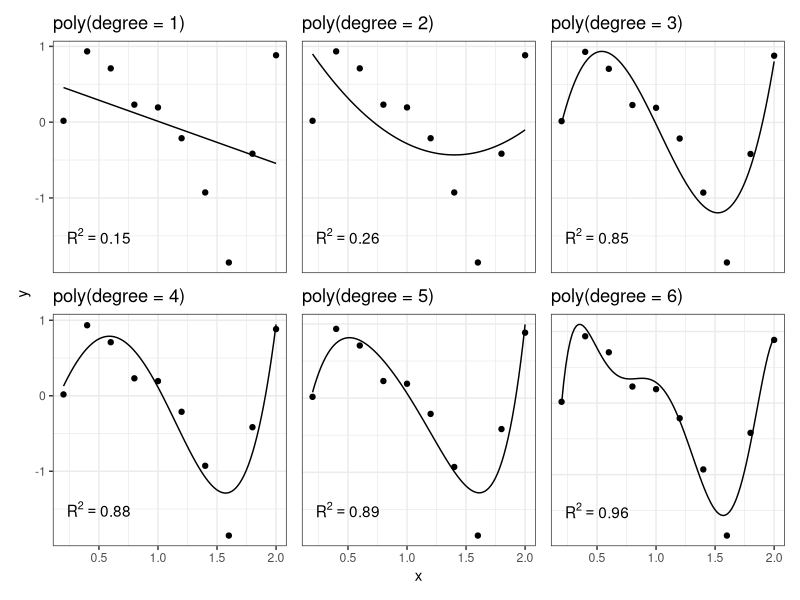
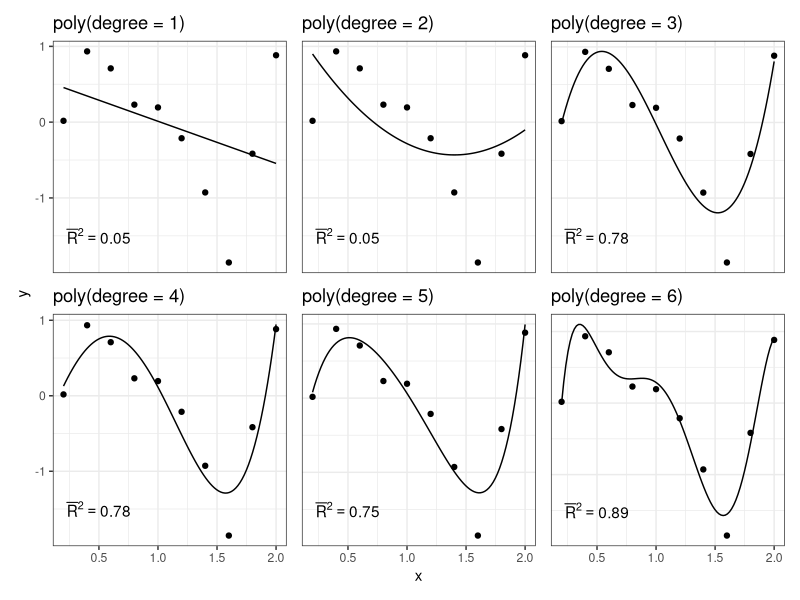
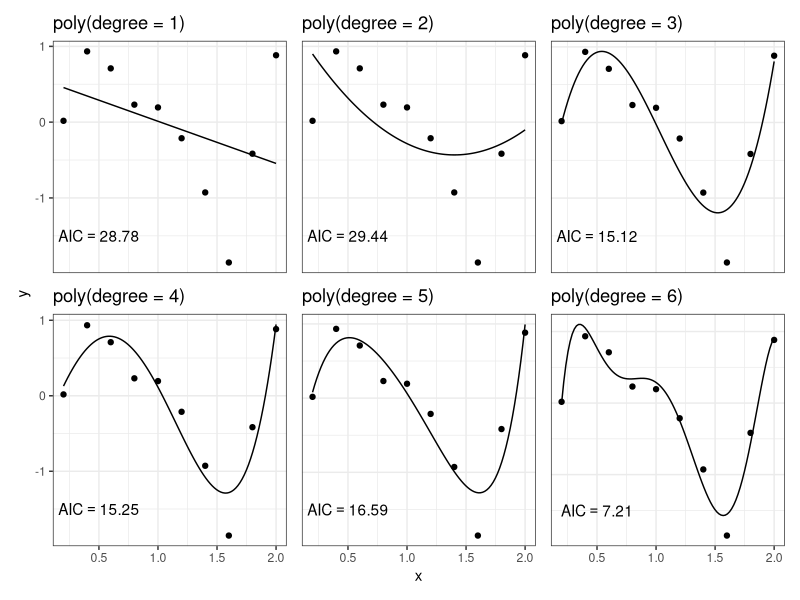
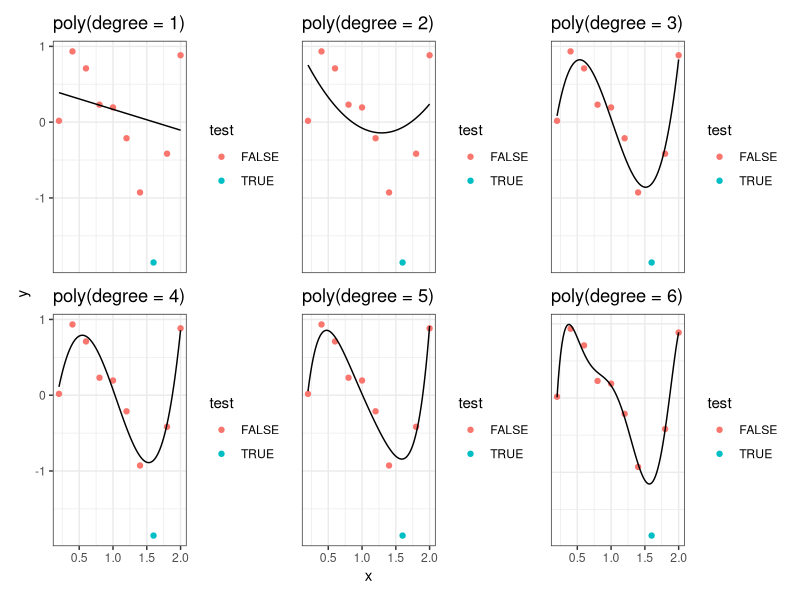
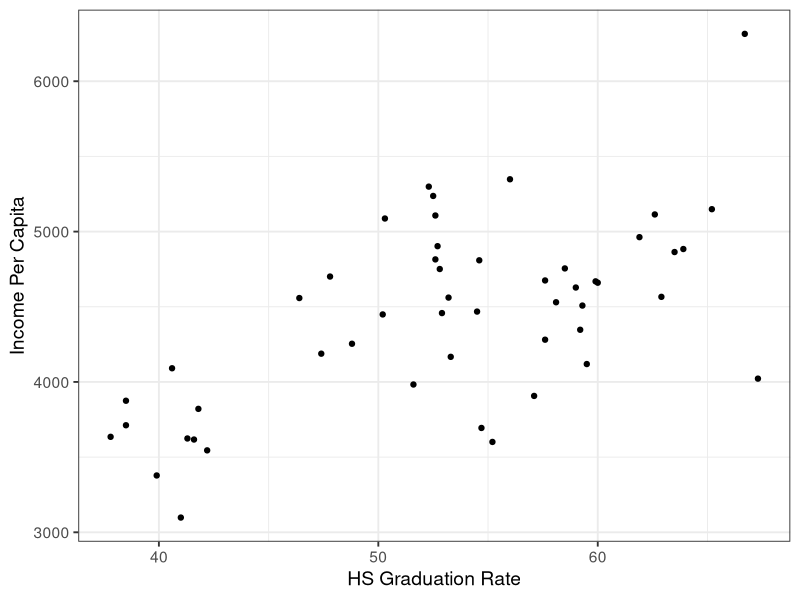
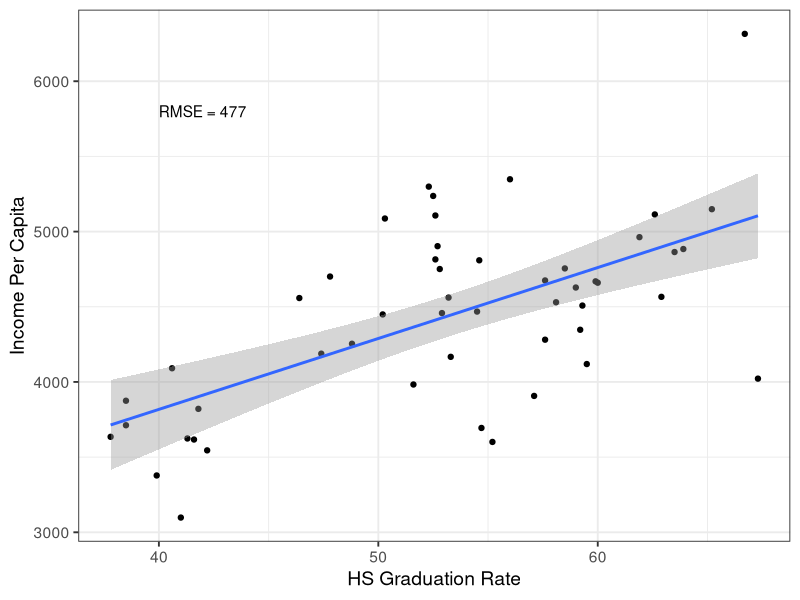
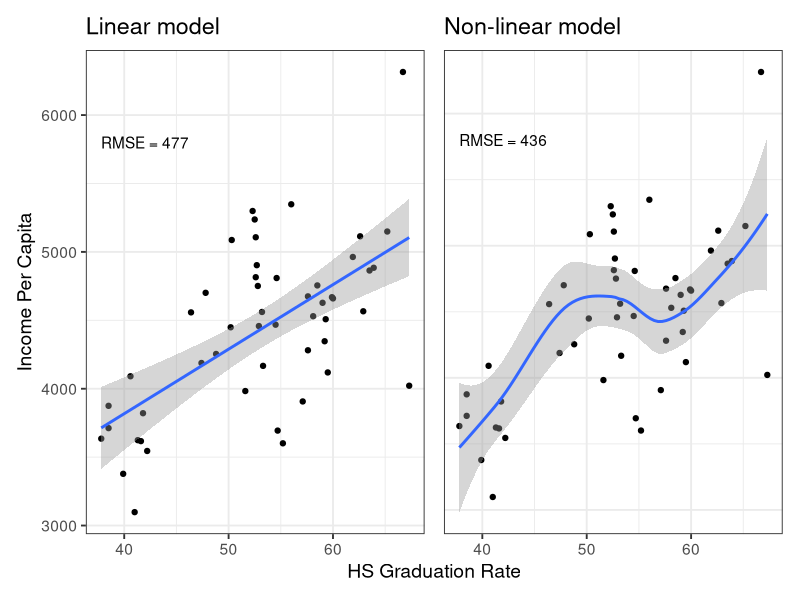

These charts were generated, in order, by the following R code:
## ---- chunk 1
#| echo: false

set.seed(20251027)

library(tibble)
library(dplyr)
library(ggplot2)
library(patchwork)
library(polynom)
library(purrr)
library(glue)

## ---- chunk 2
#| cache: true

f <- function(x) x * (x-1) * (x-2)
x <- (1:10)/5

simdata <- tibble(x = x, y = f(x) + rnorm(10))

lms <- map(1:6, \(order) lm(y ~ poly(x, degree = order, raw = TRUE), data = simdata))

r2 <- map(lms, \(model) summary(model)$r.squared)

polys <- map(lms, \(model) coef(model) |> as.polynomial() |> as.function())
  
plots <- map2(polys, 1:length(lms), \(pl,nm) 
  {ggplot(simdata) + ggtitle(glue("poly(degree = {nm})")) + 
      annotate("text", x = 0.5, y = -1.5, label = paste0("R^2 == ", round(r2[[nm]], 2)), parse = TRUE) +
    geom_point(aes(x=x,y=y)) + 
    geom_function(fun = pl) +
    theme_bw()}
               )

wrap_plots(plots, axes='collect')


## ---- chunk 3

adj_r2 <- map(lms, \(model) summary(model)$adj.r.squared)

polys <- map(lms, \(model) coef(model) |> as.polynomial() |> as.function())
  
plots <- map2(polys, 1:length(lms), \(pl,nm) 
  {ggplot(simdata) + ggtitle(glue("poly(degree = {nm})")) + 
      annotate("text", x = 0.5, y = -1.5, label = paste0("bar(R)^2 == ", round(adj_r2[[nm]], 2)), parse = TRUE) +
    geom_point(aes(x=x,y=y)) + 
    geom_function(fun = pl) +
    theme_bw()}
               )

wrap_plots(plots, axes='collect')


## ---- chunk 4

aic <- map(lms, \(model) AIC(model))

polys <- map(lms, \(model) coef(model) |> as.polynomial() |> as.function())
  
plots <- map2(polys, 1:length(lms), \(pl,nm) 
  {ggplot(simdata) + ggtitle(glue("poly(degree = {nm})")) + 
      annotate("text", x = 0.5, y = -1.5, label = paste0("AIC == ", round(aic[[nm]], 2)), parse = TRUE) +
    geom_point(aes(x=x,y=y)) + 
    geom_function(fun = pl) +
    theme_bw()}
               )

wrap_plots(plots, axes='collect')


## ---- chunk 5

# generate new data to test fitted polynomials on

holdout1 <- simdata |> mutate(test = ifelse(1:n() == 8, TRUE, FALSE))

lms1 <- map(1:6, \(order) lm(y ~ poly(x, degree = order, raw = TRUE), data = filter(holdout1, !test)))

polys1 <- map(lms1, \(model) coef(model) |> as.polynomial() |> as.function())
  
plots1 <- map2(polys1, 1:length(lms), \(pl,nm) 
  {ggplot(holdout1) + ggtitle(glue("poly(degree = {nm})")) +
    geom_point(aes(x=x,y=y, colour = test)) + 
    geom_function(fun = pl) +
    theme_bw()}
               )

wrap_plots(plots1, axes='collect')
## ---- chunk 6

library(dplyr)

data <- as_tibble(state.x77) |>
  rename(`HS Graduation Rate` = `HS Grad`,
         `Income Per Capita` = Income)

base_plot <- ggplot(data, aes(x = `HS Graduation Rate`, y = `Income Per Capita`)) + 
  geom_point() +
  theme_bw(base_size = 14)

base_plot

## ---- chunk 7
#| code-fold: true
#| message: false

rmse <- function(model) sqrt(mean(residuals(model)^2))

lm_rmse <- lm(data$`Income Per Capita` ~ data$`HS Graduation Rate`) |> rmse()

lm_plot <- base_plot + geom_smooth(method = "lm") + 
  annotate("text", x = 42, y = 5800, label = glue("RMSE = {round(lm_rmse, 0)}"), parse = FALSE)

lm_plot

## ---- chunk 8
#| code-fold: true
#| message: false



loess_rmse <- loess(data$`Income Per Capita` ~ data$`HS Graduation Rate`) |> rmse()

loess_plot <- base_plot + geom_smooth(method = "loess") + 
  ggtitle("Non-linear model") +
  annotate("text", x = 42, y = 5800, label = glue("RMSE = {round(loess_rmse, 0)}"), parse = FALSE)

(lm_plot + ggtitle("Linear model")) + loess_plot + plot_layout(axes = "collect")
